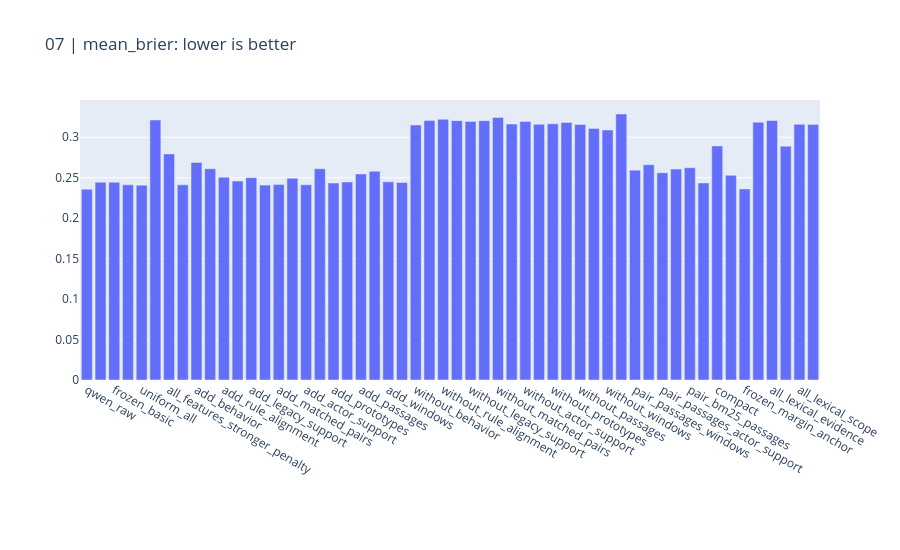
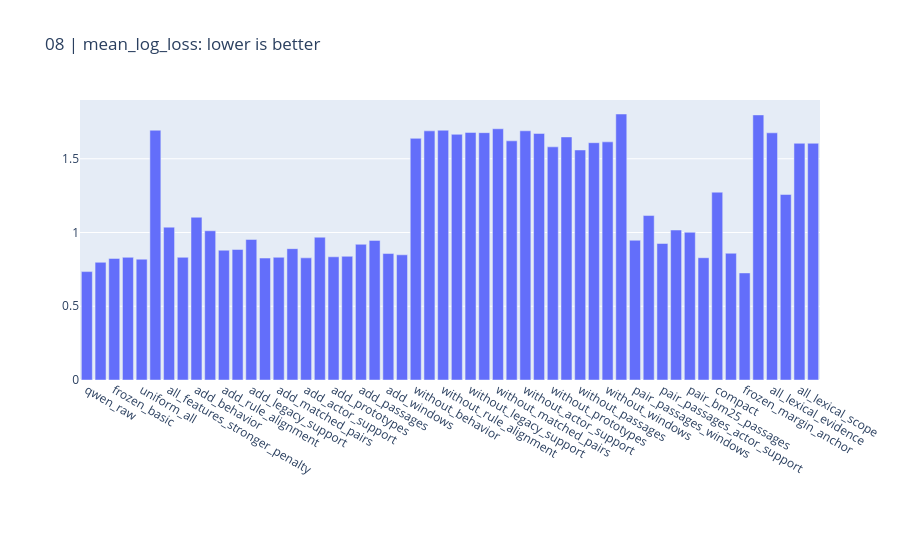

Source (notebook cell) for these figures, in order:
### Markdown cell above
## Probability quality

AUC, Brier and log loss measure different properties. No calibration is fitted on evaluation targets.

### Code cell
CHARTS[6].show(renderer="plotly_mimetype")
CHARTS[7].show(renderer="plotly_mimetype")

### Figure 1 — Plotly figure (JSON) as saved in the notebook; plotly's stock layout.template omitted (floating-point values rounded to 4 significant figures)
{"data": [{"type": "bar", "x": ["qwen_raw", "answer_only", "frozen_basic", "context_evidence", "uniform_all", "all_features", "all_features_stronger_penalty", "anchor_refit", "add_behavior", "add_scope", "add_rule_alignment", "add_relations", "add_legacy_support", "add_local_density", "add_matched_pairs", "add_conditioned_geometry", "add_actor_support", "add_crossmodal", "add_prototypes", "add_consistency", "add_passages", "add_bm25", "add_windows", "add_lexical", "without_behavior", "without_scope", "without_rule_alignment", "without_relations", "without_legacy_support", "without_local_density", "without_matched_pairs", "without_conditioned_geometry", "without_actor_support", "without_crossmodal", "without_prototypes", "without_consistency", "without_passages", "without_bm25", "without_windows", "without_lexical", "pair_passages_windows", "pair_behavior_relations", "pair_passages_actor_support", "pair_lexical_scope", "pair_bm25_passages", "pair_consistency_actor_support", "compact", "compact_stronger_penalty", "frozen_margin_anchor", "frozen_margin_all", "all_lexical_evidence", "compact_lexical_evidence", "all_lexical_scope", "all_lexical_scope_copy"], "y": [0.2359, 0.2446, 0.2444, 0.2412, 0.2408, 0.3214, 0.2794, 0.2412, 0.269, 0.2611, 0.2506, 0.2459, 0.2501, 0.2409, 0.2418, 0.2495, 0.2413, 0.2611, 0.2435, 0.2448, 0.2547, 0.2581, 0.245, 0.244, 0.3152, 0.3207, 0.3222, 0.3206, 0.3196, 0.3206, 0.3246, 0.3164, 0.3196, 0.3161, 0.3166, 0.3184, 0.3159, 0.311, 0.309, 0.3288, 0.2594, 0.2661, 0.2561, 0.2607, 0.2624, 0.2435, 0.2893, 0.2529, 0.2362, 0.3187, 0.3207, 0.289, 0.316, 0.3159]}], "layout": {"height": 550, "margin": {"b": 170}, "title": {"text": "07 | mean_brier: lower is better"}, "xaxis": {"automargin": true}, "yaxis": {"automargin": true}}}

### Figure 2 — Plotly figure (JSON) as saved in the notebook; plotly's stock layout.template omitted (floating-point values rounded to 4 significant figures)
{"data": [{"type": "bar", "x": ["qwen_raw", "answer_only", "frozen_basic", "context_evidence", "uniform_all", "all_features", "all_features_stronger_penalty", "anchor_refit", "add_behavior", "add_scope", "add_rule_alignment", "add_relations", "add_legacy_support", "add_local_density", "add_matched_pairs", "add_conditioned_geometry", "add_actor_support", "add_crossmodal", "add_prototypes", "add_consistency", "add_passages", "add_bm25", "add_windows", "add_lexical", "without_behavior", "without_scope", "without_rule_alignment", "without_relations", "without_legacy_support", "without_local_density", "without_matched_pairs", "without_conditioned_geometry", "without_actor_support", "without_crossmodal", "without_prototypes", "without_consistency", "without_passages", "without_bm25", "without_windows", "without_lexical", "pair_passages_windows", "pair_behavior_relations", "pair_passages_actor_support", "pair_lexical_scope", "pair_bm25_passages", "pair_consistency_actor_support", "compact", "compact_stronger_penalty", "frozen_margin_anchor", "frozen_margin_all", "all_lexical_evidence", "compact_lexical_evidence", "all_lexical_scope", "all_lexical_scope_copy"], "y": [0.7349, 0.798, 0.8244, 0.8318, 0.8193, 1.694, 1.036, 0.8318, 1.103, 1.012, 0.8798, 0.8849, 0.9531, 0.8267, 0.8319, 0.8905, 0.8281, 0.9681, 0.8352, 0.8386, 0.92, 0.9465, 0.8574, 0.8488, 1.638, 1.689, 1.693, 1.666, 1.679, 1.677, 1.703, 1.621, 1.69, 1.672, 1.581, 1.648, 1.56, 1.609, 1.615, 1.803, 0.9475, 1.115, 0.9255, 1.017, 1.002, 0.829, 1.273, 0.8594, 0.7259, 1.797, 1.676, 1.258, 1.605, 1.605]}], "layout": {"height": 550, "margin": {"b": 170}, "title": {"text": "08 | mean_log_loss: lower is better"}, "xaxis": {"automargin": true}, "yaxis": {"automargin": true}}}
